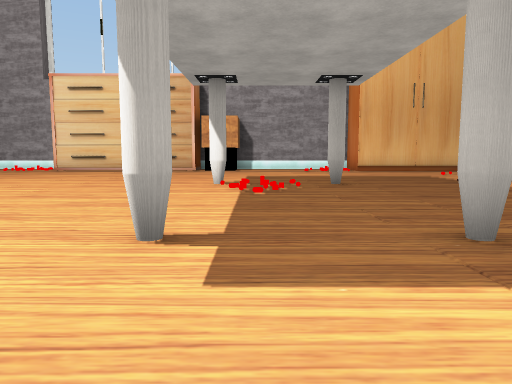
view 1 (above)

17 first-person views from a walk through a 3-D level made in the Unity game engine. The camera is 0.72 m above the floor, tilts 6° down and sees 70° across. The floor is counted in squares, 1 m on a side. Each view is taken from the middle of a square. On the plan, view 1 faces up. The plan holds only what a view shows up to about 11 squares ahead; the rest is blank. The place goes on beyond the plan. The player is left out. Some surface patterns are stand-ins.

view 2
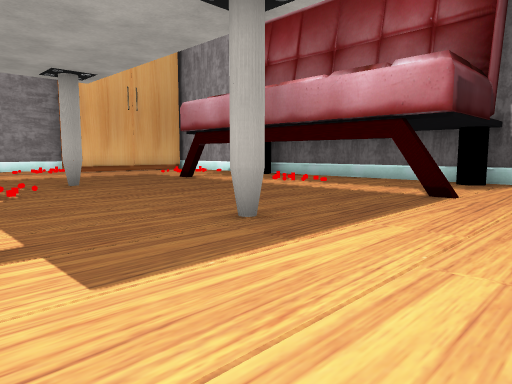

view 3
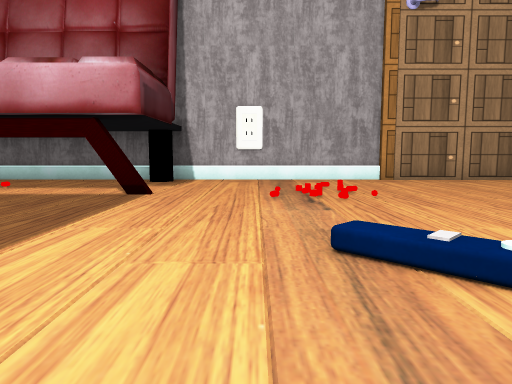

view 4
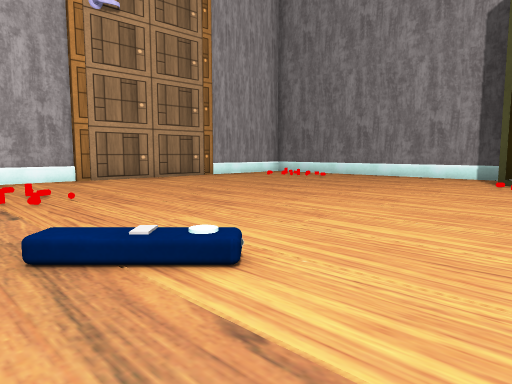

view 5
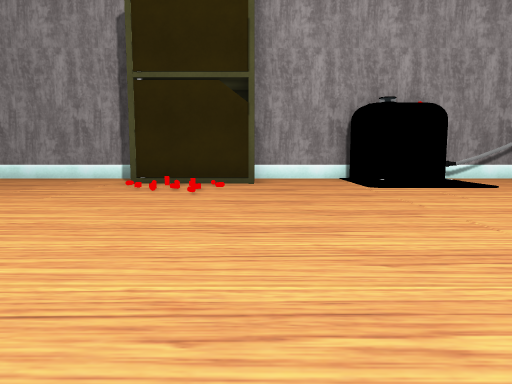

view 6
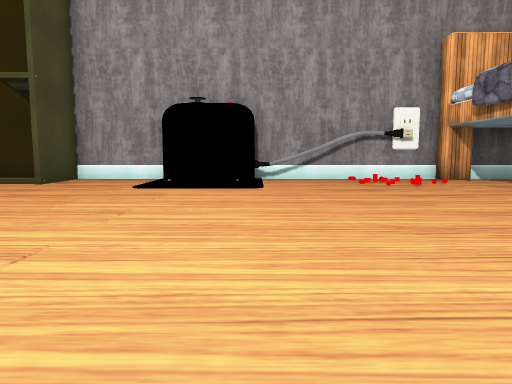

view 7
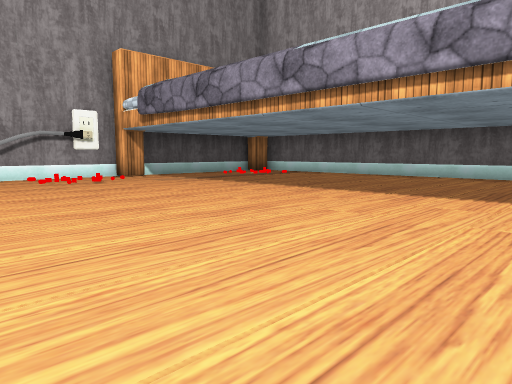

view 8
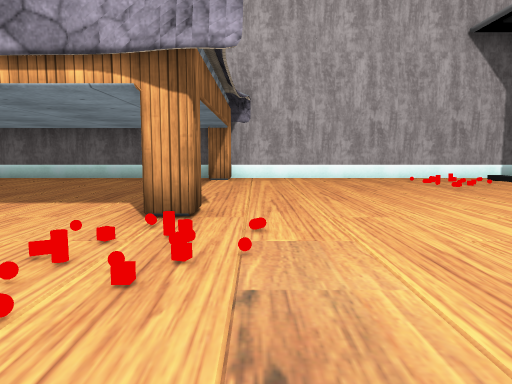

view 9
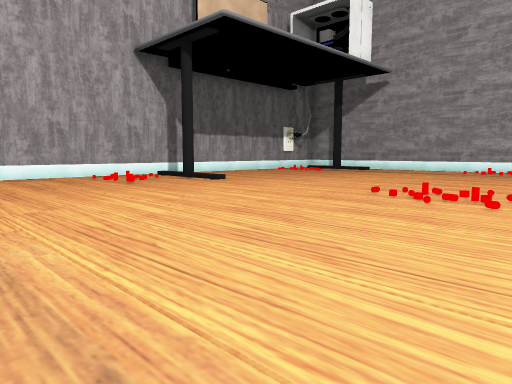

view 10
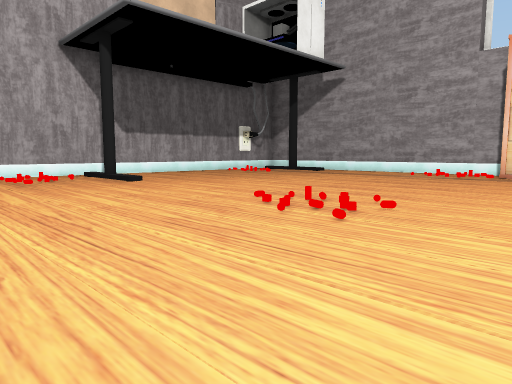

view 11
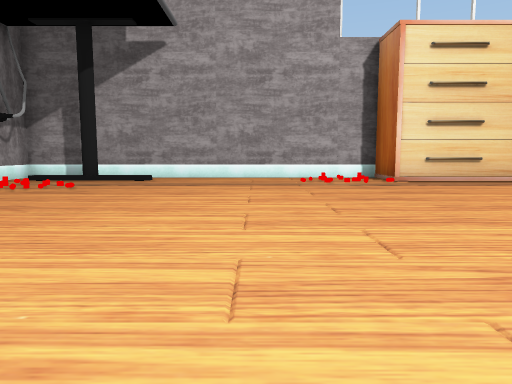

view 12
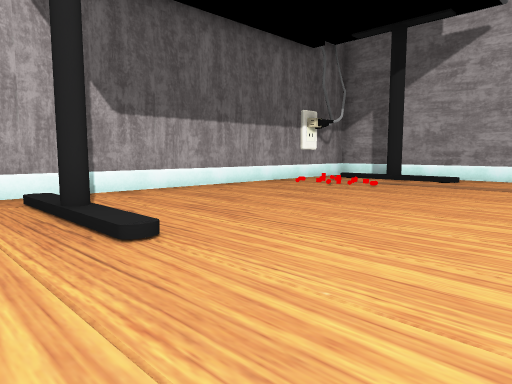

view 13
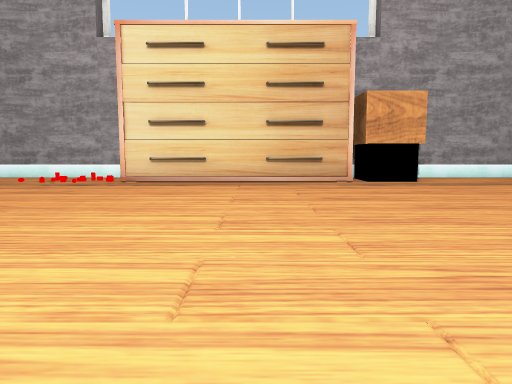

view 14
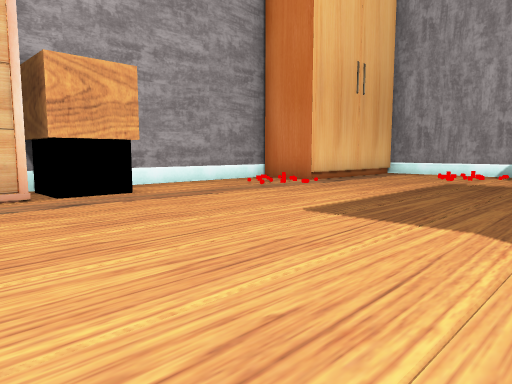

view 15
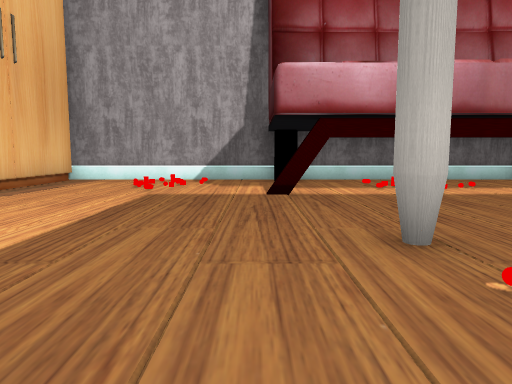

view 16
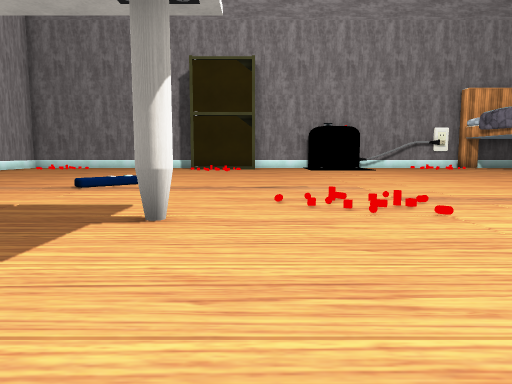

view 17
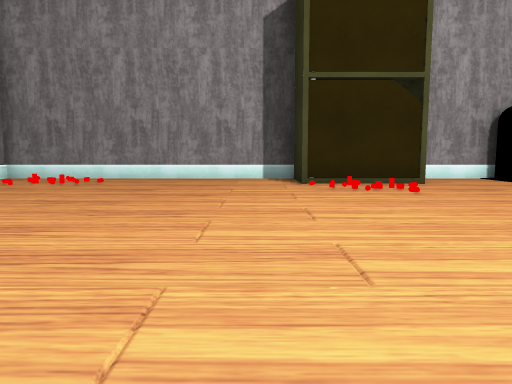

### Floor plan
Points are (right, up) in squares from view 1. A wall is a line through its corners. A room is listed if a view was taken in it or the views show most of it. See-through windows are left out.
Room 1 (views 1, 2, 3, 4, 5, 6, 7, 8, 9, 10, 11, 12, 13, 14, 15, 16, 17)
walls: (-12.8, 0.3) (-12, 0.3) (-12, -0.2); (-4.8, -11.4) (-1.9, -11.4); (-18.5, 0.3) (-17.8, 0.3) (-17.8, -0.2); (0.9, -11.4) (9.1, -11.4) (9.1, -11); (-12.8, -10.7) (-12, -10.7) (-12, -11.4) (-6.9, -11.4); (-8.4, 16.9) (-18.8, 16.9) (-18.8, -6.6); (-14.2, -11.4) (-13, -11.4); (9.1, -7.1) (9.1, 15.2); (3.8, 16.9) (-0.2, 16.9); (8.9, 14.9) (4.2, 14.9) (4.2, 16.5)
objects: other object (-17, 6); other object (-17, 14); other object (-16, 7); other object (-16, 16); other object (-11, -11); other object (-10, -10); other object (-10, 0); other object (-10, 16); other object (-9, 7); other object (-8, -11) to (-5, -11); other object (-8, 15) to (-7, 16); other object (-4, 2); other object (-4, 15) to (-3, 16); other object (-2, -11) to (1, -10); bin (-2, 16) to (-1, 16); other object (-1, 3); other object (-1, 9); other object (0, -9); other object (0, 7); other object (1, -1); other object (2, 3); other object (2, 9); other object (3, 15); other object (5, -1); other object (6, 2) to (6, 3); other object (6, 9); other object (7, -10); other object (7, 7); other object (8, 12); other object (9, 9)

Positions as (right, up) in squares from view 1, and headings:
1: (0, 0), facing up
2: (-1, 0), facing up-right
3: (-1, 0), facing right
4: (-1, 0), facing down-right
5: (-2, -1), facing down
6: (-7, -1), facing down
7: (-7, 0), facing down-left
8: (-8, 1), facing left
9: (-7, 1), facing up-left
10: (-6, 3), facing up-left
11: (-12, 6), facing up
12: (-12, 6), facing up-left
13: (-5, 6), facing up
14: (-4, 9), facing up-right
15: (-1, 10), facing right
16: (-2, 7), facing down
17: (2, -1), facing down
